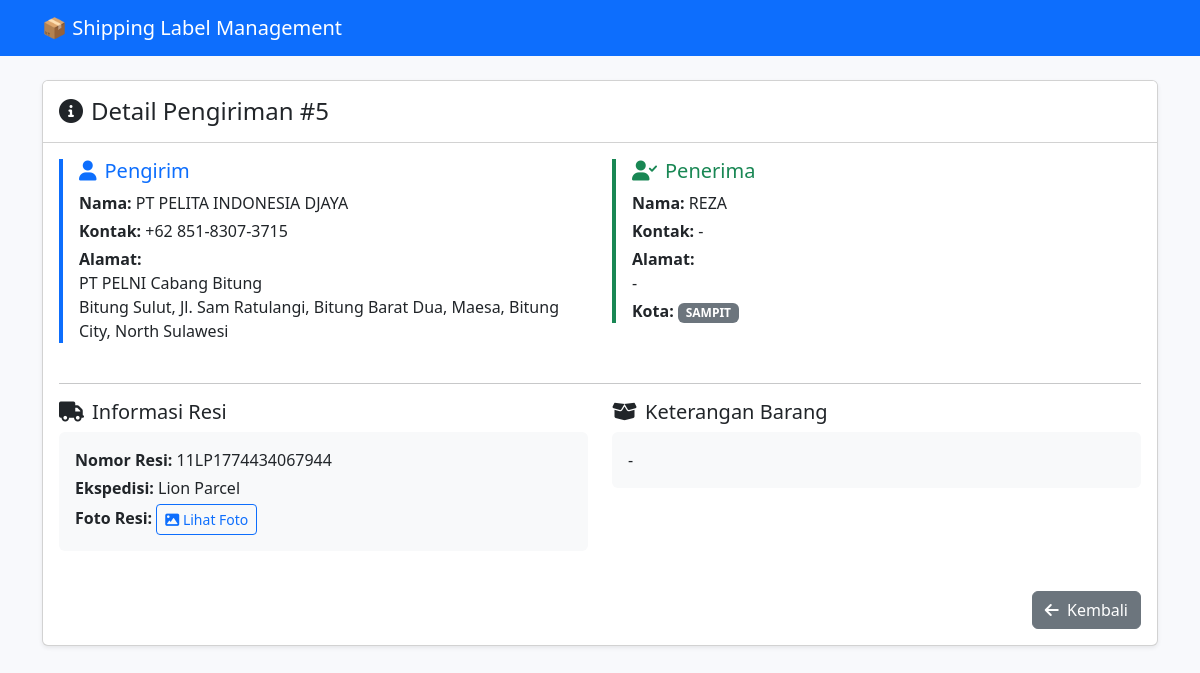
/index.php/shipment/show/5, run on the app's committed database.
### tables this page shows
CREATE TABLE `shipments` (
  `id` int NOT NULL,
  `sender_name` varchar(100) NOT NULL,
  `sender_contact` varchar(20) NOT NULL,
  `sender_address` text NOT NULL,
  `receiver_name` varchar(100) NOT NULL,
  `receiver_contact` varchar(20) NOT NULL,
  `receiver_address` text NOT NULL,
  `receiver_city` varchar(50) NOT NULL,
  `package_count` int NOT NULL DEFAULT '1',
  `item_description` text,
  `resi_number` varchar(50) DEFAULT NULL,
  `expedition` varchar(50) DEFAULT NULL,
  `resi_photo` varchar(255) DEFAULT NULL,
  `created_at` datetime DEFAULT CURRENT_TIMESTAMP,
  `updated_at` datetime DEFAULT CURRENT_TIMESTAMP ON UPDATE CURRENT_TIMESTAMP
);

### application/controllers/Shipment.php (called while the page is built, shortened)
<?php
class Shipment extends CI_Controller {
    public function __construct() {
        $this->load->model('Shipment_model');
        $this->load->library('form_validation');
        $this->load->helper('image');
    }
    public function show($id) {
        $data['shipment'] = $this->Shipment_model->get_shipment($id);
        $this->load->view('templates/header');
        $this->load->view('shipments/show', $data);
        $this->load->view('templates/footer');
    }
}

### index.php (called while the page is built, shortened)
<?php
require_once BASEPATH.'core/CodeIgniter.php';

### application/models/Shipment_model.php (called while the page is built, shortened)
<?php
class Shipment_model extends CI_Model {
    public function get_shipment($id) {
        return $this->db->get_where('shipments', ['id' => $id])->row_array();
    }
}

### application/views/shipments/show.php (the view)
<div class="card shadow-sm">
    <div class="card-header bg-white py-3">
        <h4 class="mb-0"><i class="fas fa-info-circle me-2"></i>Detail Pengiriman #<?= $shipment['id'] ?></h4>
    </div>
    <div class="card-body">
        <div class="row">
            <div class="col-md-6 mb-4">
                <div class="border-start border-primary border-4 ps-3">
                    <h5 class="text-primary"><i class="fas fa-user me-2"></i>Pengirim</h5>
                    <p class="mb-1"><strong>Nama:</strong> <?= htmlspecialchars($shipment['sender_name']) ?></p>
                    <p class="mb-1"><strong>Kontak:</strong> <?= htmlspecialchars($shipment['sender_contact']) ?></p>
                    <p class="mb-0"><strong>Alamat:</strong><br><?= nl2br(htmlspecialchars($shipment['sender_address'])) ?></p>
                </div>
            </div>
            <div class="col-md-6 mb-4">
                <div class="border-start border-success border-4 ps-3">
                    <h5 class="text-success"><i class="fas fa-user-check me-2"></i>Penerima</h5>
                    <p class="mb-1"><strong>Nama:</strong> <?= htmlspecialchars($shipment['receiver_name']) ?></p>
                    <p class="mb-1"><strong>Kontak:</strong> <?= htmlspecialchars($shipment['receiver_contact']) ?></p>
                    <p class="mb-1"><strong>Alamat:</strong><br><?= nl2br(htmlspecialchars($shipment['receiver_address'])) ?></p>
                    <p class="mb-0"><strong>Kota:</strong>
                        <span class="badge bg-secondary text-uppercase"><?= strtoupper($shipment['receiver_city']) ?></span>
                    </p>
                </div>
            </div>
        </div>
        <hr class="my-3">
        <div class="row">
            <div class="col-md-6 mb-4">
                <h5><i class="fas fa-truck me-2"></i>Informasi Resi</h5>
                <?php if(!empty($shipment['resi_number']) && !empty($shipment['expedition'])): ?>
                    <div class="bg-light p-3 rounded">
                        <p class="mb-1"><strong>Nomor Resi:</strong> <?= $shipment['resi_number'] ?></p>
                        <p class="mb-1"><strong>Ekspedisi:</strong> <?= $shipment['expedition'] ?></p>
                        <?php if($shipment['resi_photo']): ?>
                            <p class="mb-0">
                                <strong>Foto Resi:</strong>
                                <a href="<?= base_url('uploads/resi_photos/'.$shipment['resi_photo']) ?>" target="_blank" class="btn btn-sm btn-outline-primary">
                                    <i class="fas fa-image"></i> Lihat Foto
                                </a>
                            </p>
                        <?php endif; ?>
                    </div>
                <?php else: ?>
                    <div class="alert alert-warning">
                        <i class="fas fa-exclamation-triangle me-2"></i>Data resi belum diisi.
                    </div>
                <?php endif; ?>
            </div>
            <?php if (!empty($shipment['item_description'])): ?>
            <div class="col-md-6 mb-4">
                <h5><i class="fas fa-box-open me-2"></i>Keterangan Barang</h5>
                <div class="bg-light p-3 rounded">
                    <?= nl2br(htmlspecialchars($shipment['item_description'])) ?>
                </div>
            </div>
            <?php endif; ?>
        </div>
        <div class="text-end mt-3">
            <a href="<?= site_url('shipment') ?>" class="btn btn-secondary">
                <i class="fas fa-arrow-left me-1"></i> Kembali
            </a>
        </div>
    </div>
</div>

### application/views/templates/header.php (style rules this page uses)
body { background-color: #f8f9fc; }

### data on the page
shipments: id "5", sender_name "PT PELITA INDONESIA DJAYA", sender_contact "+62 851-8307-3715", sender_address "PT PELNI Cabang Bitung Bitung Sulut, Jl. Sam Ratulangi, Bitung Barat Dua, Maesa, Bitung City, North Sulawesi", receiver_name "REZA", receiver_contact "-", receiver_address "-", receiver_city "SAMPIT", resi_number "11LP1774434067944", expedition "Lion Parcel", item_description "-"
